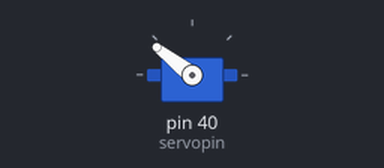
A sketch run on a simulated Arduino Mega 2560, built with avr-gcc and run on an emulated ATmega2560. Shown: servo. Wiring (inferred from the names in the program): servo: signal pin 40. Servo pulses on a pin are drawn as a servo (544–2400 µs = 0–180°).

Above: at 0.16 s.
Timing chart, 0 to 3.0 s (numbered marks = the images above):
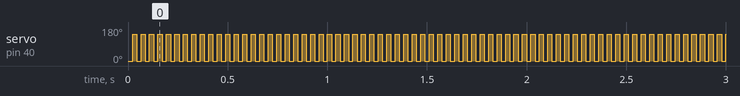

Measured:
- by itself, servo on pin 40 (servopin): alternates 142° for 0.02 s and 0° for 0.02 s

The sketch:

sketch_jul06b.ino
```cpp
int servopin = 40;
int pulse = 500;

void setup() {
  pinMode(servopin, OUTPUT);
  Serial.begin(9600);
}

void loop() {
  digitalWrite(servopin, HIGH);
  delayMicroseconds(500);
  digitalWrite(servopin, LOW);
  delay(20);
  digitalWrite(servopin, HIGH);
  delayMicroseconds(2000);
  digitalWrite(servopin, LOW);
  delay(20);
}
```
